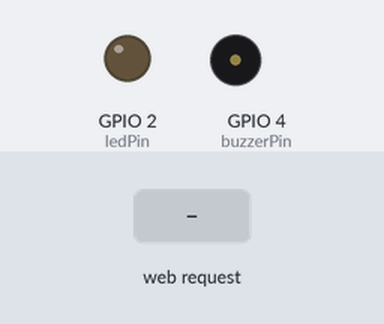
Recording of a program running on a simulated ESP32. Parts: output pins drawn as LEDs (lit = HIGH), buzzer (waves = sounding, pin HIGH). The inputs (shaded band) are chosen by the test bench. What the program prints to the serial monitor is not drawn.

Above: at 1.2 s.
1.3 s: HTTP request GET /led?state=1 received
At 2.2 s:
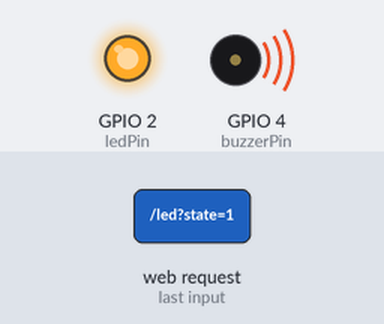
Timing chart, 0 to 7.8 s (numbered marks = the images above; inputs shaded):
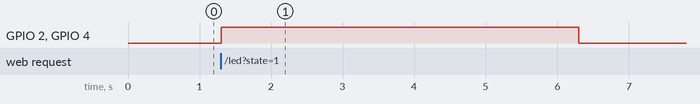

Measured:
- after the input at 1.3 s, GPIO 2 (ledPin), GPIO 4 (buzzerPin): LOW → HIGH at once, → LOW 5.0 s later

The program:

main.cpp
```cpp
#include <WiFi.h>
#include <ESPAsyncWebServer.h>

const char* ssid = "Dogbsh";
const char* password = "123456789";

const int ledPin = 2;    // Встроенный светодиод на большинстве плат ESP32
const int buzzerPin = 4; // Пин для пьезоизлучателя
IPAddress local_IP(192, 168, 4, 1);
IPAddress gateway(192, 168, 4, 1);
IPAddress subnet(255, 255, 255, 0);
AsyncWebServer server(80);
unsigned long ledOffTime = 0; // Время, когда нужно выключить светодиод
bool isLedOn = false;         // Флаг состояния светодиода

void setup() {
  pinMode(ledPin, OUTPUT);
  pinMode(buzzerPin, OUTPUT);
  digitalWrite(ledPin, LOW);
  digitalWrite(buzzerPin, LOW);

  WiFi.softAP(ssid, password);
  if (!WiFi.softAPConfig(local_IP, gateway, subnet)) {
    Serial.println("Ошибка настройки статического IP");
  }
  IPAddress IP = WiFi.softAPIP();
  Serial.begin(115200);
  Serial.print("AP IP address: ");
  Serial.println(IP);

  server.on("/led", HTTP_GET, [](AsyncWebServerRequest *request){
    if (request->hasParam("state")) {
      String state = request->getParam("state")->value();
      if (state == "1") {
        digitalWrite(ledPin, HIGH);
        digitalWrite(buzzerPin, HIGH);
        isLedOn = true;
        ledOffTime = millis() + 5000; // Установить время выключения через 5 секунд
        request->send(200, "text/plain", "LED and Buzzer are ON");
      } else {
        digitalWrite(ledPin, LOW);
        digitalWrite(buzzerPin, LOW);
        isLedOn = false;
        ledOffTime = 0;
        request->send(200, "text/plain", "LED and Buzzer are OFF");
      }
    } else {
      request->send(400, "text/plain", "Bad Request");
    }
  });

  server.begin();
}

void loop() {
  // Проверяем, нужно ли выключить светодиод и пьезоизлучатель
  if (isLedOn && millis() > ledOffTime) {
    digitalWrite(ledPin, LOW);
    digitalWrite(buzzerPin, LOW);
    isLedOn = false;
  }
}
```
